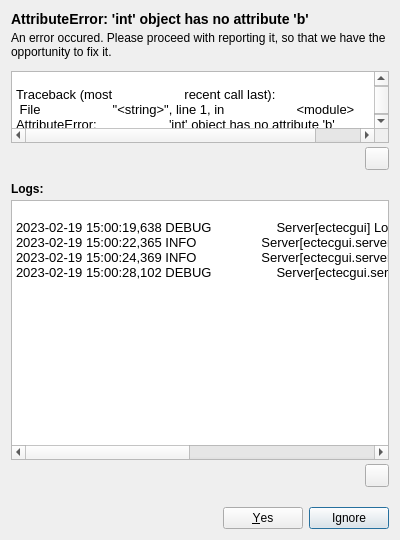
<?xml version="1.0" encoding="UTF-8"?>
<ui version="4.0">
 <class>dErrorDialog</class>
 <widget class="QWidget" name="dErrorDialog">
  <property name="geometry">
   <rect>
    <x>0</x>
    <y>0</y>
    <width>400</width>
    <height>540</height>
   </rect>
  </property>
  <property name="windowTitle">
   <string>Form</string>
  </property>
  <layout class="QVBoxLayout" name="verticalLayout_2" stretch="0,0,1,0,0">
   <property name="spacing">
    <number>12</number>
   </property>
   <item>
    <layout class="QVBoxLayout" name="verticalLayout_4">
     <property name="spacing">
      <number>4</number>
     </property>
     <item>
      <widget class="QLabel" name="lError">
       <property name="text">
        <string notr="true">&lt;html&gt;&lt;head/&gt;&lt;body&gt;&lt;h3&gt;AttributeError:
                  'int' object has no attribute 'b'&lt;/h3&gt;&lt;/body&gt;&lt;/html&gt;</string>
       </property>
      </widget>
     </item>
     <item>
      <widget class="QLabel" name="lDescription">
       <property name="text">
        <string notr="true">An error occured. Please proceed with reporting it, so that we have the opportunity to fix it.</string>
       </property>
       <property name="wordWrap">
        <bool>true</bool>
       </property>
      </widget>
     </item>
    </layout>
   </item>
   <item>
    <widget class="QFrame" name="fTraceback">
     <layout class="QVBoxLayout">
      <property name="spacing">
       <number>4</number>
      </property>
      <property name="leftMargin">
       <number>0</number>
      </property>
      <property name="topMargin">
       <number>0</number>
      </property>
      <property name="rightMargin">
       <number>0</number>
      </property>
      <property name="bottomMargin">
       <number>0</number>
      </property>
      <item>
       <widget class="QTextEdit" name="tracebackView">
        <property name="sizePolicy">
         <sizepolicy hsizetype="Expanding" vsizetype="Maximum">
          <horstretch>0</horstretch>
          <verstretch>0</verstretch>
         </sizepolicy>
        </property>
        <property name="focusPolicy">
         <enum>Qt::NoFocus</enum>
        </property>
        <property name="horizontalScrollBarPolicy">
         <enum>Qt::ScrollBarAlwaysOn</enum>
        </property>
        <property name="sizeAdjustPolicy">
         <enum>QAbstractScrollArea::AdjustToContents</enum>
        </property>
        <property name="lineWrapMode">
         <enum>QTextEdit::NoWrap</enum>
        </property>
        <property name="readOnly">
         <bool>true</bool>
        </property>
        <property name="html">
         <string notr="true">&lt;!DOCTYPE HTML PUBLIC &quot;-//W3C//DTD HTML 4.0//EN&quot; &quot;http://www.w3.org/TR/REC-html40/strict.dtd&quot;&gt;
&lt;html&gt;&lt;head&gt;&lt;meta name=&quot;qrichtext&quot; content=&quot;1&quot; /&gt;&lt;style type=&quot;text/css&quot;&gt;
p, li { white-space: pre-wrap; }
&lt;/style&gt;&lt;/head&gt;&lt;body style=&quot; font-family:'Noto Sans'; font-size:10pt; font-weight:400; font-style:normal;&quot;&gt;
&lt;p style=&quot; margin-top:0px; margin-bottom:0px; margin-left:0px; margin-right:0px; -qt-block-indent:0; text-indent:0px;&quot;&gt;                    &lt;/p&gt;
&lt;p style=&quot; margin-top:0px; margin-bottom:0px; margin-left:0px; margin-right:0px; -qt-block-indent:0; text-indent:0px;&quot;&gt;Traceback (most                    recent call last):                    &lt;/p&gt;
&lt;p style=&quot; margin-top:0px; margin-bottom:0px; margin-left:0px; margin-right:0px; -qt-block-indent:0; text-indent:0px;&quot;&gt; File                    &amp;quot;&amp;lt;string&amp;gt;&amp;quot;, line 1, in                    &amp;lt;module&amp;gt;                    &lt;/p&gt;
&lt;p style=&quot; margin-top:0px; margin-bottom:0px; margin-left:0px; margin-right:0px; -qt-block-indent:0; text-indent:0px;&quot;&gt;AttributeError:                    'int' object has no attribute 'b'&lt;/p&gt;&lt;/body&gt;&lt;/html&gt;</string>
        </property>
       </widget>
      </item>
      <item>
       <layout class="QHBoxLayout" name="horizontalLayout">
        <property name="spacing">
         <number>4</number>
        </property>
        <item>
         <spacer name="horizontalSpacer">
          <property name="orientation">
           <enum>Qt::Horizontal</enum>
          </property>
          <property name="sizeHint" stdset="0">
           <size>
            <width>40</width>
            <height>20</height>
           </size>
          </property>
         </spacer>
        </item>
        <item>
         <widget class="QToolButton" name="bCopyTraceback">
          <property name="text">
           <string notr="true"/>
          </property>
          <property name="icon">
           <iconset theme="edit-copy">
            <normaloff>../../../../../../../.designer/backup</normaloff>../../../../../../../.designer/backup</iconset>
          </property>
         </widget>
        </item>
       </layout>
      </item>
     </layout>
    </widget>
   </item>
   <item>
    <widget class="QFrame" name="fLogs">
     <layout class="QVBoxLayout" name="_2">
      <property name="spacing">
       <number>4</number>
      </property>
      <property name="leftMargin">
       <number>0</number>
      </property>
      <property name="topMargin">
       <number>0</number>
      </property>
      <property name="rightMargin">
       <number>0</number>
      </property>
      <property name="bottomMargin">
       <number>0</number>
      </property>
      <item>
       <widget class="QLabel" name="lLogs">
        <property name="text">
         <string>&lt;h4&gt;Logs:&lt;/h4&gt;</string>
        </property>
        <property name="alignment">
         <set>Qt::AlignBottom|Qt::AlignLeading|Qt::AlignLeft</set>
        </property>
       </widget>
      </item>
      <item>
       <widget class="QTextEdit" name="logView">
        <property name="font">
         <font>
          <kerning>false</kerning>
         </font>
        </property>
        <property name="focusPolicy">
         <enum>Qt::NoFocus</enum>
        </property>
        <property name="sizeAdjustPolicy">
         <enum>QAbstractScrollArea::AdjustIgnored</enum>
        </property>
        <property name="lineWrapMode">
         <enum>QTextEdit::NoWrap</enum>
        </property>
        <property name="readOnly">
         <bool>true</bool>
        </property>
        <property name="html">
         <string notr="true">&lt;!DOCTYPE HTML PUBLIC &quot;-//W3C//DTD HTML 4.0//EN&quot; &quot;http://www.w3.org/TR/REC-html40/strict.dtd&quot;&gt;
&lt;html&gt;&lt;head&gt;&lt;meta name=&quot;qrichtext&quot; content=&quot;1&quot; /&gt;&lt;style type=&quot;text/css&quot;&gt;
p, li { white-space: pre-wrap; }
&lt;/style&gt;&lt;/head&gt;&lt;body style=&quot; font-family:'Noto Sans'; font-size:10pt; font-weight:400; font-style:normal;&quot;&gt;
&lt;p style=&quot; margin-top:0px; margin-bottom:0px; margin-left:0px; margin-right:0px; -qt-block-indent:0; text-indent:0px;&quot;&gt;                  &lt;/p&gt;
&lt;p style=&quot; margin-top:0px; margin-bottom:0px; margin-left:0px; margin-right:0px; -qt-block-indent:0; text-indent:0px;&quot;&gt;&lt;span style=&quot; background-color:#ffffff;&quot;&gt;2023-02-19 15:00:19,638 DEBUG                  Server[ectecgui] Loaded translation de for ['en-GB', 'de',                  'en-US'].&lt;/span&gt;                  &lt;/p&gt;
&lt;p style=&quot; margin-top:0px; margin-bottom:0px; margin-left:0px; margin-right:0px; -qt-block-indent:0; text-indent:0px;&quot;&gt;&lt;span style=&quot; background-color:#ffffff;&quot;&gt;2023-02-19 15:00:22,365 INFO                  Server[ectecgui.server.window] Start server on (192.168.178.36,                  50234).&lt;/span&gt;                  &lt;/p&gt;
&lt;p style=&quot; margin-top:0px; margin-bottom:0px; margin-left:0px; margin-right:0px; -qt-block-indent:0; text-indent:0px;&quot;&gt;&lt;span style=&quot; background-color:#ffffff;&quot;&gt;2023-02-19 15:00:24,369 INFO                  Server[ectecgui.server.window] Stopped server.&lt;/span&gt;                  &lt;/p&gt;
&lt;p style=&quot; margin-top:0px; margin-bottom:0px; margin-left:0px; margin-right:0px; -qt-block-indent:0; text-indent:0px;&quot;&gt;&lt;span style=&quot; background-color:#ffffff;&quot;&gt;2023-02-19 15:00:28,102 DEBUG                  Server[ectecgui.server.window] App closed.&lt;/span&gt;                  &lt;/p&gt;
&lt;p style=&quot;-qt-paragraph-type:empty; margin-top:0px; margin-bottom:0px; margin-left:0px; margin-right:0px; -qt-block-indent:0; text-indent:0px;&quot;&gt;&lt;br /&gt;&lt;/p&gt;&lt;/body&gt;&lt;/html&gt;</string>
        </property>
       </widget>
      </item>
      <item>
       <layout class="QHBoxLayout" name="horizontalLayout_2">
        <property name="spacing">
         <number>4</number>
        </property>
        <item>
         <spacer name="horizontalSpacer_2">
          <property name="orientation">
           <enum>Qt::Horizontal</enum>
          </property>
          <property name="sizeHint" stdset="0">
           <size>
            <width>40</width>
            <height>20</height>
           </size>
          </property>
         </spacer>
        </item>
        <item>
         <widget class="QToolButton" name="bCopyLogs">
          <property name="text">
           <string notr="true"/>
          </property>
          <property name="icon">
           <iconset theme="edit-copy">
            <normaloff>../../../../../../../.designer/backup</normaloff>../../../../../../../.designer/backup</iconset>
          </property>
         </widget>
        </item>
       </layout>
      </item>
     </layout>
    </widget>
   </item>
   <item>
    <spacer name="verticalSpacer">
     <property name="orientation">
      <enum>Qt::Vertical</enum>
     </property>
     <property name="sizeHint" stdset="0">
      <size>
       <width>0</width>
       <height>8</height>
      </size>
     </property>
    </spacer>
   </item>
   <item>
    <widget class="QDialogButtonBox" name="buttonBox">
     <property name="standardButtons">
      <set>QDialogButtonBox::Ignore|QDialogButtonBox::Yes</set>
     </property>
    </widget>
   </item>
  </layout>
 </widget>
 <resources/>
 <connections/>
</ui>
